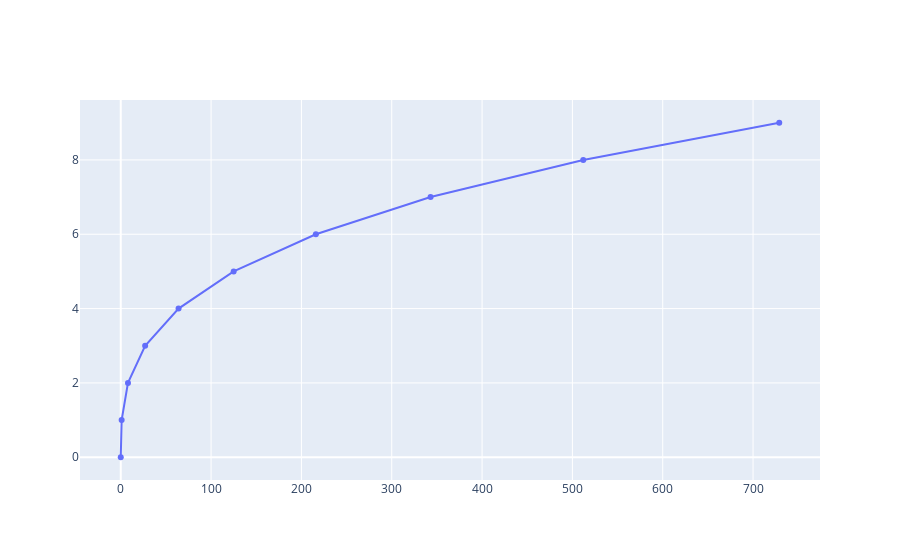

Write notebook code for a chart like this one.
### Code cell
fig = go.Figure(data=go.Scatter(x=x**3))
fig.show()

### Figure 1 — Plotly figure (JSON) as saved in the notebook; plotly's stock layout.template omitted (floating-point values rounded to 4 significant figures)
{"data": [{"type": "scatter", "x": [0, 1, 8, 27, 64, 125, 216, 343, 512, 729]}], "layout": {}}
